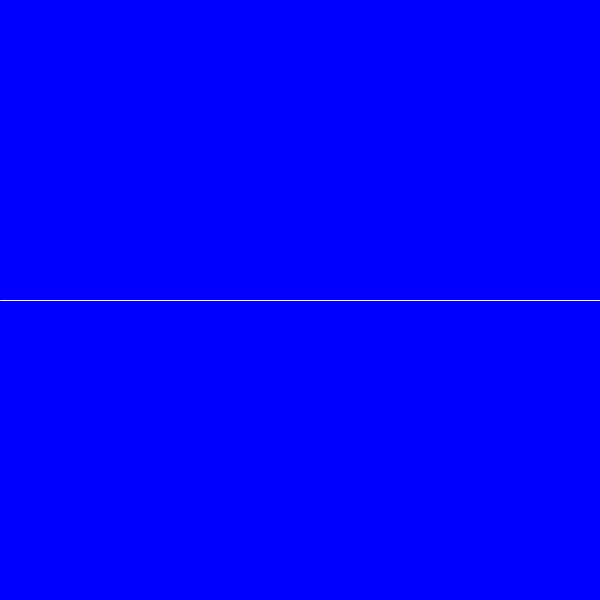
Frame 1 (no input)
Frame 60 (the mouse pressed at the canvas centre just before this capture): identical to frame 1, image omitted
Frame 120 (the mouse held since frame 60 and released just before this capture): identical to frame 1, image omitted

The Processing sketch that drew this single still picture (run headless with seeded random() and noise(); from frame 60 on, the mouse is pressed at the canvas centre):

// Processing sketch: a_conditionals
// ── a_conditionals.pde
//Amanda Agricola
//Conditional statements: if, else 

float r = 0;
float g = 0;
float b = 255;

void setup(){
 size(600,600); 
}

void draw(){
 background(r,g,b);
 stroke(255);
 line(0,height/2, width, height/2);
// An if statement evaluates its argument as true or false. If true, the code between { } will run. 
// Otherwise, it will be ignor
 if(mouseY > height/2){
  b = b -1;
 } else {
   b = b + 1;
 }
 //Constrain values to avoid errors 
 //handling errors before they happen in code is emblematic of good style
 if(b > 255) {
   b = 255;
 } else if (b < 0){
  b = 0; 
 }
 //or use this built in function to constrain
r = constrain(r, 0, 255);
}
